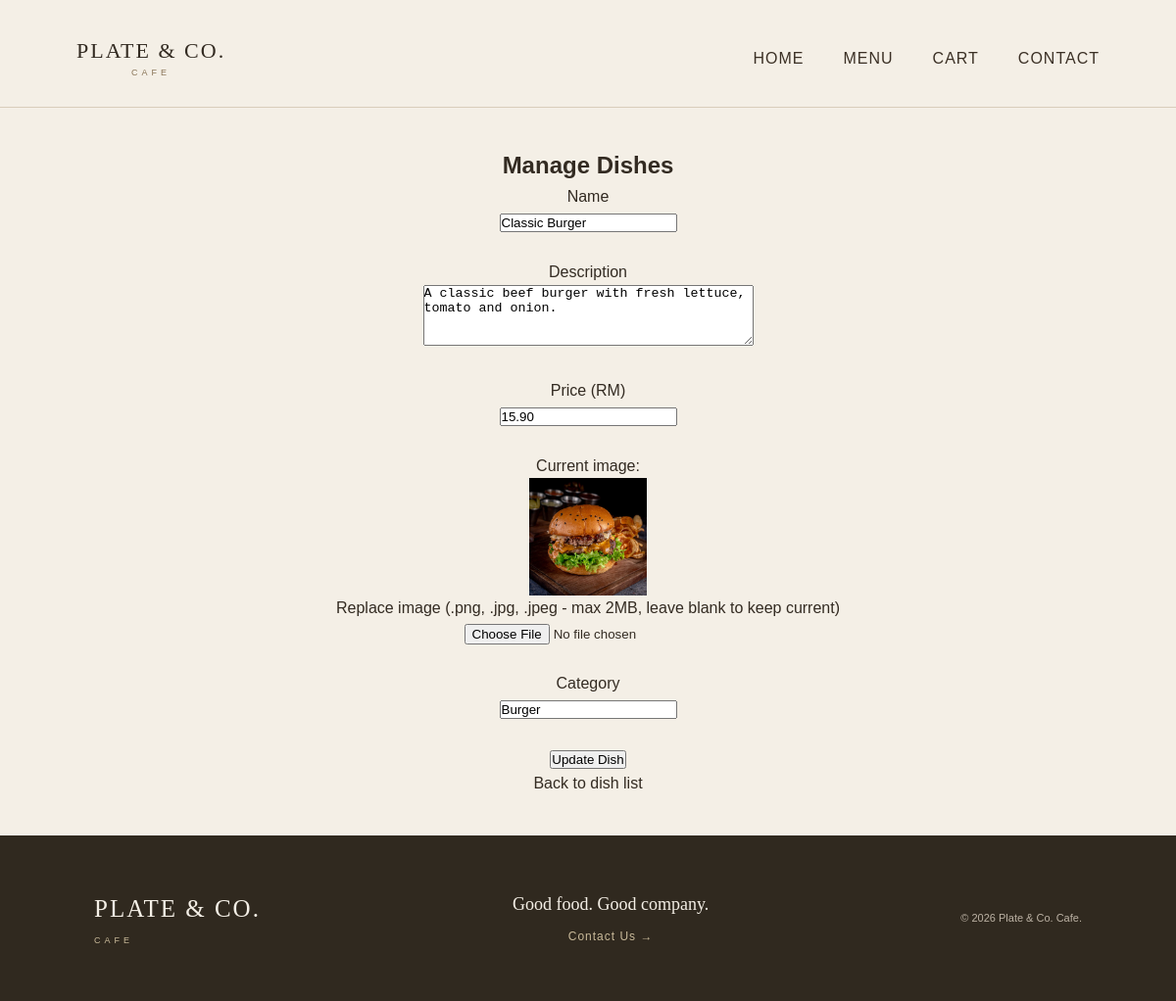
Page /admin/manage_dishes.php?action=edit&id=1 on the committed database.
### tables this page shows
CREATE TABLE dishes (
    dish_id INT AUTO_INCREMENT PRIMARY KEY,
    name VARCHAR(100) NOT NULL,
    description TEXT,
    price DECIMAL(6,2) NOT NULL,
    image VARCHAR(255),
    category VARCHAR(50)
);

### admin/manage_dishes.php (the view, shortened to what this page needs)
<?php
$dbHost = 'localhost';
$dbUser = 'root';
$dbPass = '';
$dbName = 'cafe_data';
$port = 3308;
$conn = mysqli_connect($dbHost, $dbUser, $dbPass, $dbName, $port);
$uploadDir = '../images/';
$allowedExtensions = ['png', 'jpg', 'jpeg'];
$maxFileSize = 2 * 1024 * 1024;
$action = $_GET['action'] ?? 'list';
$errors = [];
?>
<!DOCTYPE html>
<html>
<head>
    <link rel="stylesheet" href="../mystyle.css">
</head>
<body>
    <?php include('../includes/header.php'); ?>
    <div id="contentWrapper" class="content">
        <h2>Manage Dishes</h2>
        <?php
        if ($action == 'add') {
            $name = $description = $price = $category = '';
            if ($_SERVER['REQUEST_METHOD'] == 'POST') {
                $name = trim($_POST['name'] ?? '');
                $description = trim($_POST['description'] ?? '');
                $price = trim($_POST['price'] ?? '');
                $category = trim($_POST['category'] ?? '');
                if ($name === '') {
                    $errors['name'] = 'Dish name is required.';
                }
                if ($description === '') {
                    $errors['description'] = 'Description is required.';
                }
                if ($price === '') {
                    $errors['price'] = 'Price is required.';
                } elseif (!preg_match('/^\d+(\.\d{1,2})?$/', $price)) {
                    $errors['price'] = 'Enter a valid price (e.g. 12.90).';
                }
                if ($category === '') {
                    $errors['category'] = 'Category is required.';
                }
                $imagePath = handleImageUpload('image', $uploadDir, $allowedExtensions, $maxFileSize, $errors);
                if (empty($errors)) {
                    $escName = mysqli_real_escape_string($conn, $name);
                    $escDescription = mysqli_real_escape_string($conn, $description);
                    $escPrice = mysqli_real_escape_string($conn, $price);
                    $escImage = mysqli_real_escape_string($conn, $imagePath);
                    $escCategory = mysqli_real_escape_string($conn, $category);
                    $sql = "INSERT INTO dishes (name, description, price, image, category) VALUES ('$escName', '$escDescription', '$escPrice', '$escImage', '$escCategory')";
                    if (mysqli_query($conn, $sql)) {
                        echo '<p>Dish added successfully.</p>';
                    } else {
                        echo '<p>Failed to add dish.</p>';
                    }
                }
            }
            if ($_SERVER['REQUEST_METHOD'] != 'POST' || !empty($errors)) {
                ?>
                <form id="dishForm" action="manage_dishes.php?action=add" method="post" enctype="multipart/form-data">
                    Name<br>
                    <input type="text" id="name" name="name" value="<?php echo htmlspecialchars($name); ?>">
                    <div id="nameError" class="error"><?php echo $errors['name'] ?? ''; ?></div><br>
                    Description<br>
                    <textarea id="description" name="description" rows="4"
                        cols="40"><?php echo htmlspecialchars($description); ?></textarea>
                    <div id="descriptionError" class="error"><?php echo $errors['description'] ?? ''; ?></div><br>
                    Price (RM)<br>
                    <input type="text" id="price" name="price" value="<?php echo htmlspecialchars($price); ?>">
                    <div id="priceError" class="error"><?php echo $errors['price'] ?? ''; ?></div><br>
                    Image (.png, .jpg, .jpeg - max 2MB)<br>
                    <input type="file" id="image" name="image" accept=".png,.jpg,.jpeg">
                    <div id="imageError" class="error"><?php echo $errors['image'] ?? ''; ?></div><br>
                    Category<br>
                    <input type="text" id="category" name="category" value="<?php echo htmlspecialchars($category); ?>">
                    <div id="categoryError" class="error"><?php echo $errors['category'] ?? ''; ?></div><br>
                    <input type="button" value="Add Dish" onclick="validateDishForm()">
                </form>
                <?php
            }
            ?>
            <p><a href='manage_dishes.php'>Back to dish list</a></p>
            <?php
        } elseif ($action == 'edit') {
            $id = $_GET['id'] ?? ($_POST['dish_id'] ?? 0);
            $name = $description = $price = $category = '';
            $currentImage = '';
            if ($_SERVER['REQUEST_METHOD'] != 'POST') {
                $sql = "SELECT * FROM dishes WHERE dish_id=$id";
                $result = mysqli_query($conn, $sql);
                $row = mysqli_fetch_assoc($result);
                if (!$row) {
                    echo '<p>Dish not found.</p>';
                } else {
                    $name = $row['name'];
                    $description = $row['description'];
                    $price = $row['price'];
                    $category = $row['category'];
                    $currentImage = $row['image'];
                }
            }
            if ($_SERVER['REQUEST_METHOD'] != 'POST' || !empty($errors)) {
                ?>
                <form id="dishForm" action="manage_dishes.php?action=edit" method="post" enctype="multipart/form-data">
                    Name<br>
                    <input type="text" id="name" name="name" value="<?php echo htmlspecialchars($name); ?>">
                    <div id="nameError" class="error"><?php echo $errors['name'] ?? ''; ?></div><br>
                    Description<br>
                    <textarea id="description" name="description" rows="4"
                        cols="40"><?php echo htmlspecialchars($description); ?></textarea>
                    <div id="descriptionError" class="error"><?php echo $errors['description'] ?? ''; ?></div><br>
                    Price (RM)<br>
                    <input type="text" id="price" name="price" value="<?php echo htmlspecialchars($price); ?>">
                    <div id="priceError" class="error"><?php echo $errors['price'] ?? ''; ?></div><br>
                    <?php if ($currentImage !== '') { ?>
                        Current image:<br>
						<div class = "current-image-wrap">
                        <img src="../images/<?php echo htmlspecialchars($currentImage); ?>" width="120" class="current-dish-image">
						</div>
                    <?php } ?>
                    Replace image (.png, .jpg, .jpeg - max 2MB, leave blank to keep current)<br>
                    <input type="file" id="image" name="image" accept=".png,.jpg,.jpeg">
                    <div id="imageError" class="error"><?php echo $errors['image'] ?? ''; ?></div><br>
                    Category<br>
                    <input type="text" id="category" name="category" value="<?php echo htmlspecialchars($category); ?>">
                    <div id="categoryError" class="error"><?php echo $errors['category'] ?? ''; ?></div><br>
                    <input type="button" value="Update Dish" onclick="validateDishForm(true)">
                </form>
                <?php
            }
            ?>
            <p><a href='manage_dishes.php'>Back to dish list</a></p>
            <?php
        }
        ?>
    </div>
    <?php include('../includes/footer.php'); ?>
</body>
</html>

### mystyle.css (style rules this page uses)
body { margin: 0; font-family: Arial, sans-serif; background-color: #d2c6ac; color: #3B3025; }
.content { text-align: center; padding: 40px 20px; }
.current-image-wrap { text-align: center; }
.current-dish-image { display: block; margin: 0 auto; }
* { margin: 0; padding: 0; box-sizing: border-box; }
html { scroll-behavior: smooth; }
body { font-family: Arial, Helvetica, sans-serif; background-color: #f4efe6; color: #332b22; line-height: 1.6; }
a { text-decoration: none; color: inherit; }
img { max-width: 100%; display: block; }

### rows in the picture
dishes: name "Classic Burger", description "A classic beef burger with fresh lettuce, tomato and onion.", price "15.90", image (picture), category "Burger"
